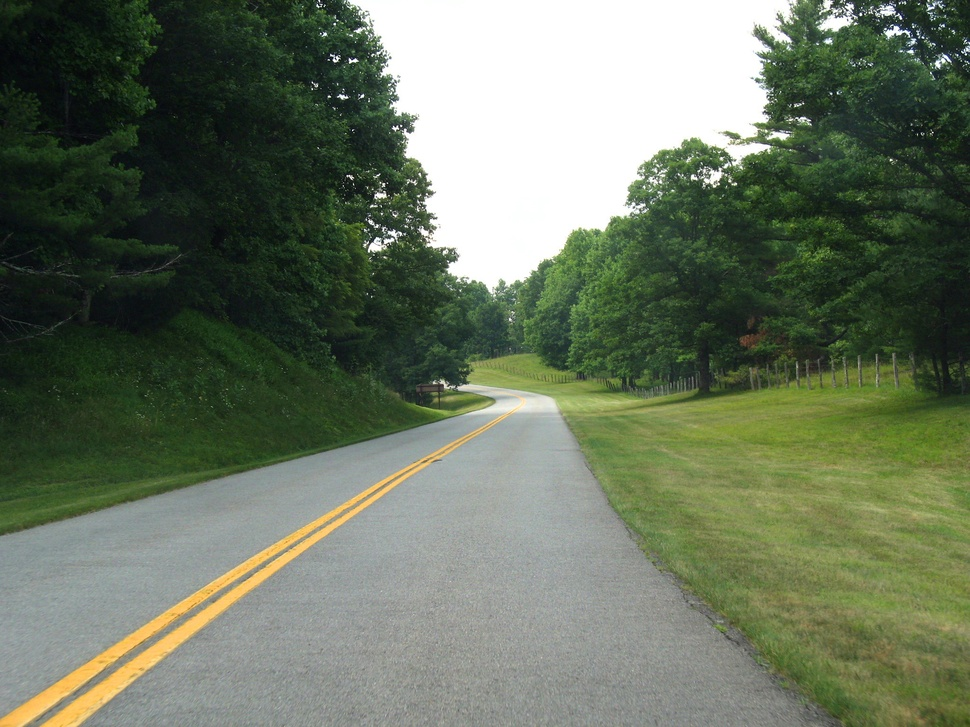
#> input picture img/road.jpg, 970 x 727 px, shrunk from 2048 x 1536 before the run
$ python kmeans_clustering.py
#> lines starting #> are read from the running program, lines starting #| are printed output that depends on the picture
import numpy as np
from numpy.matlib import repmat
from sklearn.preprocessing import normalize
import matplotlib.pyplot as plt
import cv2

plt.ion()

def kmeans(data, n_cl, verbose=False):
    """
    Kmeans algorithm.

    Parameters
    ----------
    data: ndarray
        data to partition, has shape (n_samples, dimensionality).
    n_cl: int
        number of clusters.
    verbose: bool
        whether or not to plot assignment at each iteration (default is True).

    Returns
    -------
    ndarray
        computed assignment. Has shape (n_samples,)
    """
    n_samples, dim = data.shape

    # initialize centers
    centers = data[np.random.choice(range(n_samples), size=n_cl)]
    old_labels = np.zeros(shape=n_samples)

    while True:  # stopping criterion

        # assign
        distances = np.zeros(shape=(n_samples, n_cl))
        for c_idx, c in enumerate(centers):
            distances[:, c_idx] = np.sum(np.square(data - repmat(c, n_samples, 1)), axis=1)

        new_labels = np.argmin(distances, axis=1)

        # re-estimate
        for l in range(0, n_cl):
            centers[l] = np.mean(data[new_labels == l], axis=0)

        if verbose:
            fig, ax = plt.subplots()
            ax.scatter(data[:, 0], data[:, 1], c=new_labels, s=40)
            ax.plot(centers[:, 0], centers[:, 1], 'r*', markersize=20)
            plt.waitforbuttonpress()
            plt.close()

        if np.all(new_labels == old_labels):
            break

        # update
        old_labels = new_labels

    return new_labels


def main_kmeans_img(img_path, n_cl):
    """
    Main function to run kmeans for image segmentation.

    Parameters
    ----------
    img_path: str
        Path of the image to load and segment.

    Returns
    -------
    None
    """
#> called with img_path = 'img/road.jpg', n_cl = 3

    # load the image
    img = np.float32(cv2.imread(img_path))
    h, w, c = img.shape
#> h = 727; w = 970; c = 3

    # add coordinates
    row_indexes = np.arange(0, h)
#> row_indexes = 727 values from 0 to 726
    col_indexes = np.arange(0, w)
#> col_indexes = 970 values from 0 to 969
    coordinates = np.zeros(shape=(h, w, 2))
    coordinates[..., 0] = normalize(repmat(row_indexes, w, 1).T)
    coordinates[..., 1] = normalize(repmat(col_indexes, h, 1))
    print(coordinates[..., 0])
#> (printed output is left out)

    data = np.concatenate((img, coordinates), axis=-1)
    data = np.reshape(data, newshape=(w * h, 5))


    # solve kmeans optimization
    labels = kmeans(data, n_cl=n_cl, verbose=False)
#> in kmeans, `centers = data[np.random.choice(range(n_samples), size=n_cl)]`: centers = [[12, 18, 13, 0.0321, 0.00924], [45, 74, 51, 0.0321, 0.0172], [255, 255, 255, 0.0321, 0.0334]]
#> after the loop in kmeans, `while True:`: centers = [[33.21, 52.85, 36.36, 0.0321, 0.0251], [122.4, 148.8, 142.1, 0.0321, 0.0296], [252.1, 253.2, 252.9, 0.0319, 0.0323]]

    # visualize image
    fig, ax = plt.subplots(1, 2)
    ax[0].imshow(cv2.cvtColor(img, cv2.COLOR_BGR2RGB).astype(np.uint8))  # axis of first graph
    ax[0].axis('off')
    ax[1].imshow(np.reshape(labels, (h, w)), cmap='hot')  #axis of second graph
    ax[1].axis('off')
    plt.waitforbuttonpress()
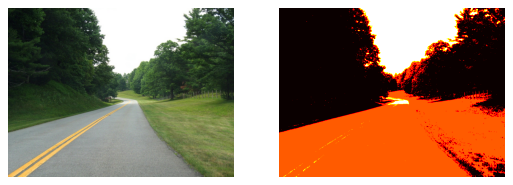
#> figure drawn by matplotlib, 2 panels


if __name__ == '__main__':
    main_kmeans_img('img/road.jpg', n_cl=3)
    main_kmeans_img('img/dog.jpg', n_cl=2)
#> call 2 of main_kmeans_img, with img_path = 'img/dog.jpg', n_cl = 2
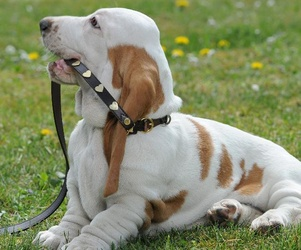
#> input picture img/dog.jpg, 301 x 250 px, shrunk from 635 x 527 before the run
#> (printed output is left out)
#> in main_kmeans_img (call 2), `plt.waitforbuttonpress()`:
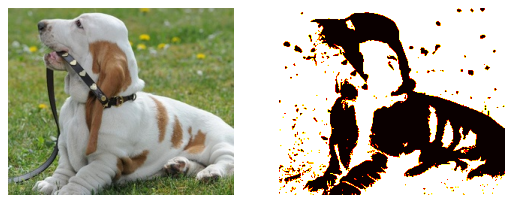
#> figure drawn by matplotlib, 2 panels
    main_kmeans_img('img/emma.png', n_cl=2)
#> call 3 of main_kmeans_img, with img_path = 'img/emma.png', n_cl = 2
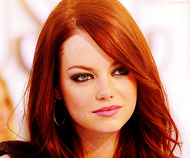
#> input picture img/emma.png, 190 x 158 px, shrunk from 402 x 333 before the run
#> (printed output is left out)
#> in main_kmeans_img (call 3), `plt.waitforbuttonpress()`:
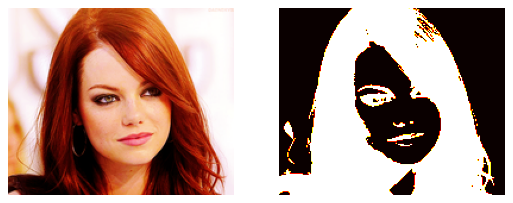
#> figure drawn by matplotlib, 2 panels
